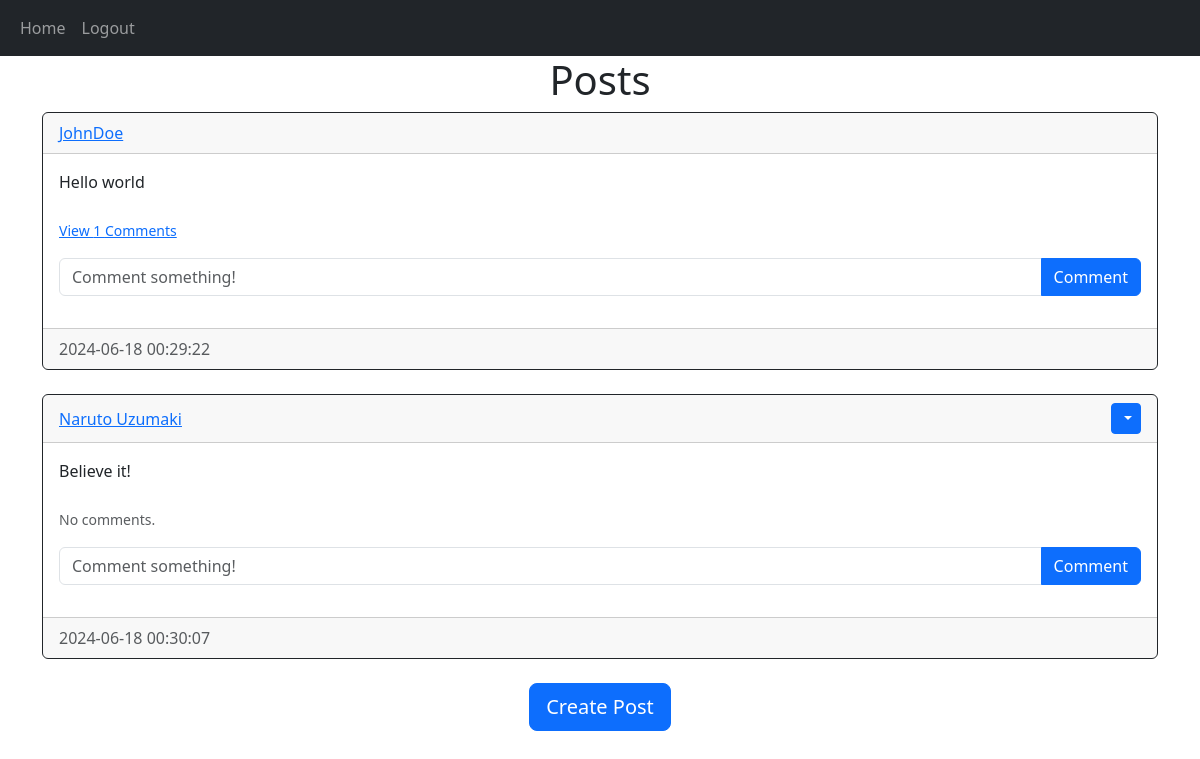
The app's page /home (signed in) with its own data.
### website/models.py (models this page shows)
class Post(db.Model):
    id = db.Column(db.Integer, primary_key=True)
    text = db.Column(db.Text, nullable=False)
    date_created = db.Column(db.DateTime(timezone=True), default = func.now())
    author = db.Column(db.Integer, db.ForeignKey('user.id', ondelete='CASCADE'), nullable=False)
    comments = db.relationship('Comment', backref='post', passive_deletes=True)

class User(db.Model, UserMixin):
    id = db.Column(db.Integer, primary_key=True)
    email = db.Column(db.String(150), unique=True)
    username = db.Column(db.String(150), unique=True)
    password = db.Column(db.String(150))
    date_created = db.Column(db.DateTime(timezone=True), default = func.now())
    posts = db.relationship('Post', backref='user', passive_deletes=True)
    comments = db.relationship('Comment', backref='user', passive_deletes=True)

### website/views.py (the view)
@views.route("/")
@views.route("/home")
@login_required
def home():
    posts = Post.query.all()
    return render_template("home.html", user=current_user, posts=posts)

### website/__init__.py (called while the page is built)
def create_app():
    app = Flask(__name__)
    app.config['SECRET_KEY'] = "dcu238rh%@29x3o"
    app.config['SQLALCHEMY_DATABASE_URI'] = f'sqlite:///{DB_NAME}'
    db.init_app(app)
    from .views import views
    from .auth import auth
    app.register_blueprint(views, url_prefix="/")
    app.register_blueprint(auth, url_prefix="/")
    from .models import User, Post, Comment
    login_manager = LoginManager()
    login_manager.login_view = 'auth.login'
    login_manager.init_app(app)
    @login_manager.user_loader
    def load_user(id):
        return User.query.get(int(id))
    create_database(app)
    return app

### website/templates/home.html (shortened to what this page needs)
<!DOCTYPE html>
{% extends "post_div.html" %}

### website/templates/post_div.html (shortened to what this page needs)
<!DOCTYPE html>
{% extends "base.html" %}
{% block content %}
    <h1 align="center">{% block header %} Posts {% endblock %}</h1>
        <div id="posts">
            {% for post in posts %}
            <div class="card border-dark">
                <div class="card-header d-flex justify-content-between align-items-center">
                    <a href="/posts/{{post.user.username}}">{{ post.user.username }}</a>
                    {% if user.id == post.author %}
                    <div class="btn-group">
                        <button type="button" class="btn btn-sm btn-primary dropdown-toggle" data-bs-toggle="dropdown">
                        </button>
                    </div>
                    {% endif %}
                </div>
                <div class="card-body">
                <div class="card-text">{{ post.text }}</div>
                    <br />
                    <p class="card-text">
                        {% if post.comments|length > 0 %}
                            <a data-bs-toggle="collapse" href="#comments-{{post.id}}" role="button">
                                <small>View {{post.comments|length}} Comments</small>
                            </a>
                        {% else %}
                            <small class="text-muted">No comments.</small>
                        {% endif %}
                    </p>
                    <form class="input-group mb-3" method="POST" action="/create-comment/{{post.id}}">
                    <input type="text" id="text" name="text" class="form-control" placeholder="Comment something!"/>
                    <button type="submit" class="btn btn-primary">Comment</button>
                    </form>
                </div>
                <div class="card-footer text-muted">{{post.date_created}}</div>
            </div>
            <br />
            {% endfor %}
            </div>
            {% block footer %}
            <div align="center">
                <a href="/create-post">
                    <button type="button" class="btn btn-primary btn-lg">Create Post</button>
                </a>
            </div>
            {% endblock %}
{% endblock %}

### records on screen
Post: user.username "JohnDoe", text "Hello world", comments|length "1", date_created "2024-06-18 00:29:22"
Post: user.username "Naruto Uzumaki", text "Believe it!", shows "No comments.", date_created "2024-06-18 00:30:07"
